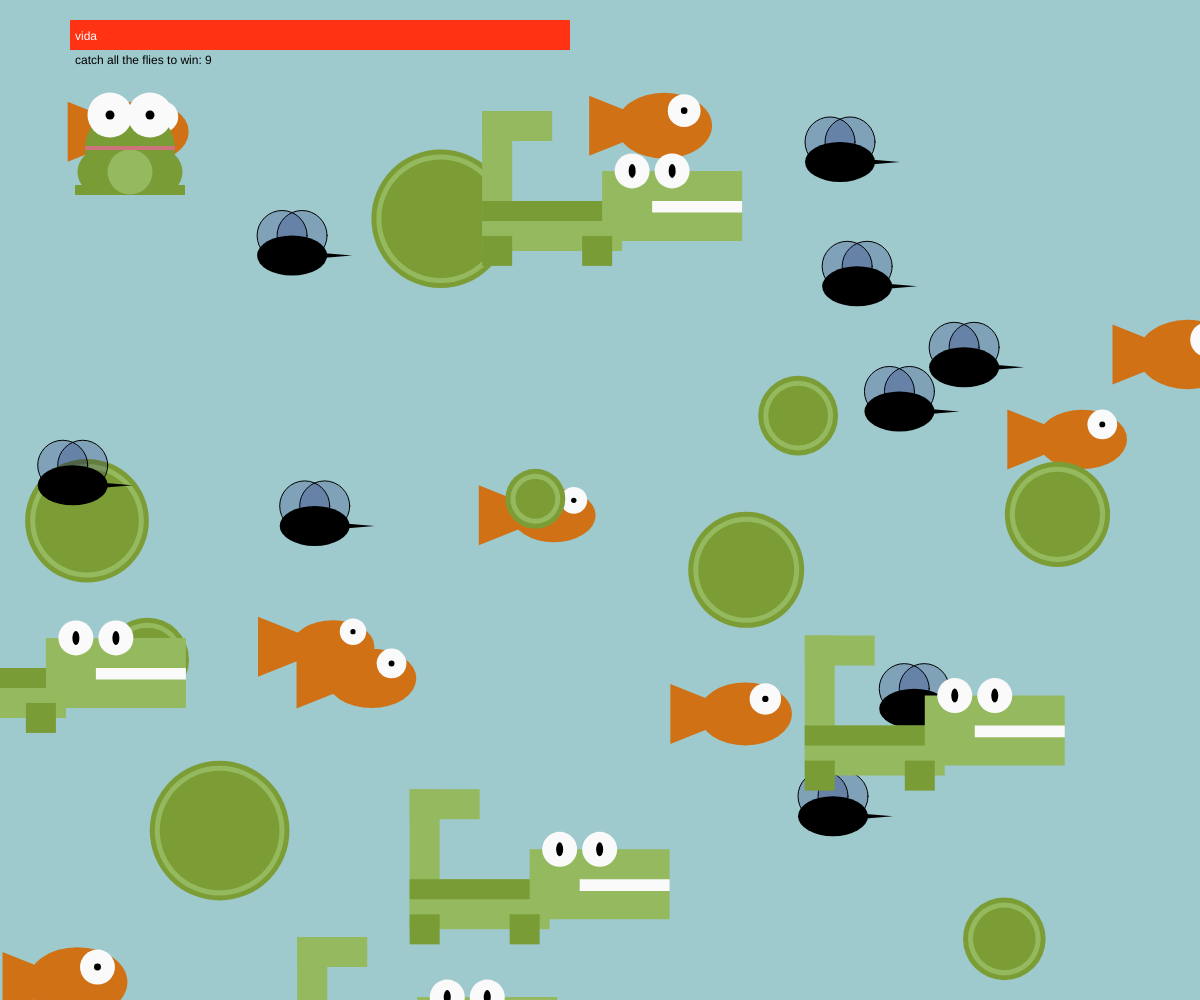
Frame 1 (no input)
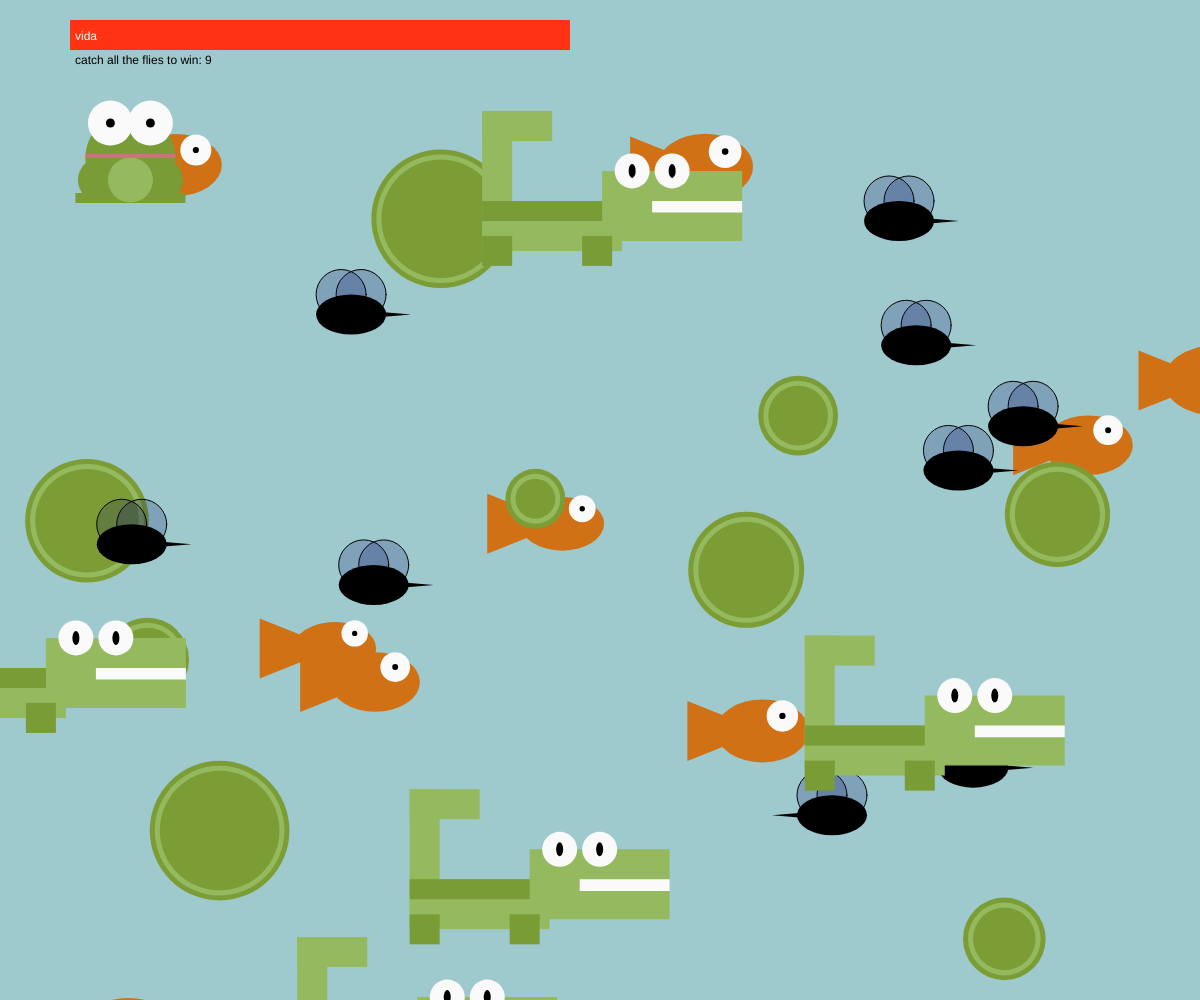
Frame 60 (no input)
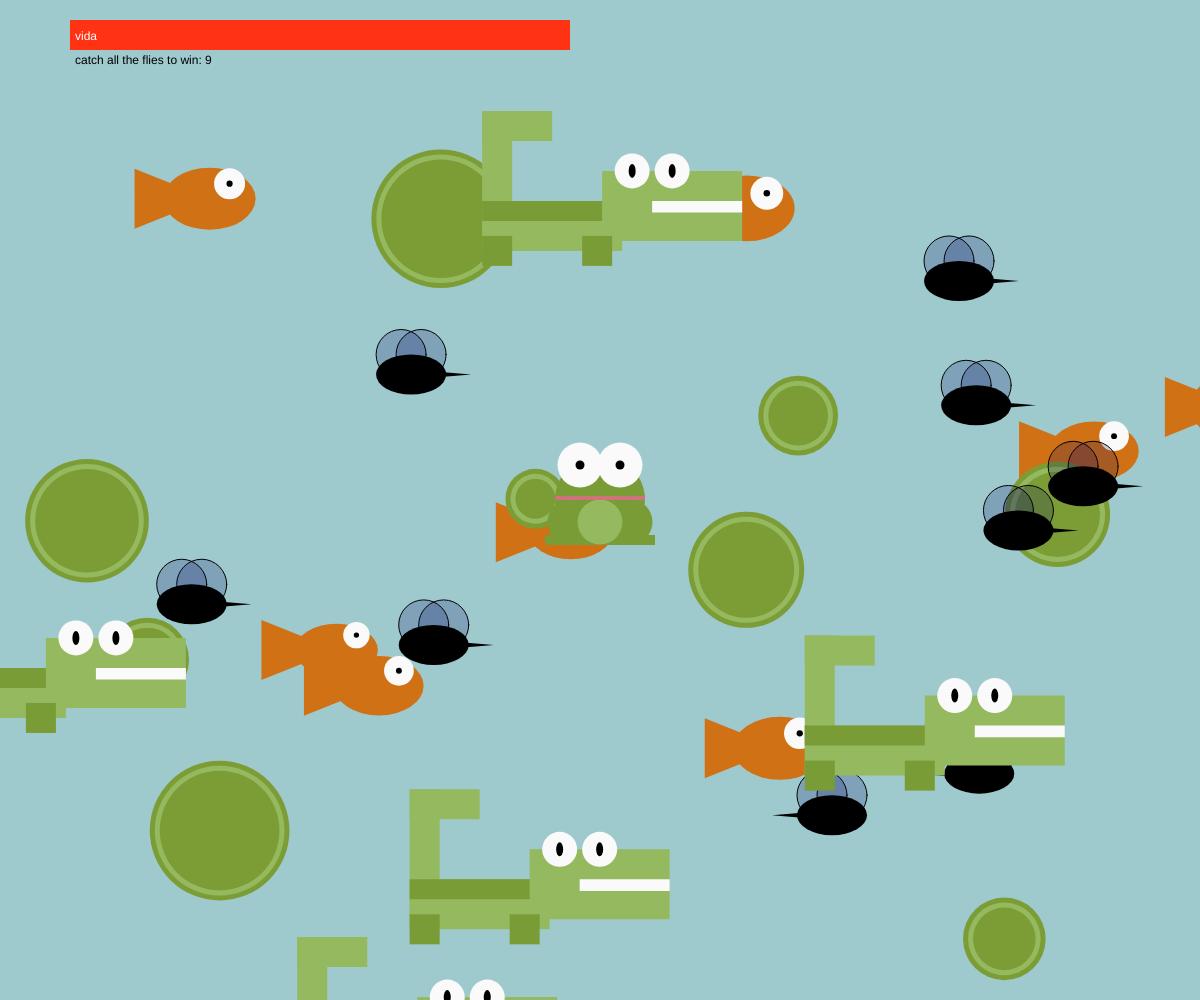
Frame 120 (the mouse pressed at the canvas centre since frame 60)

The p5.js sketch that drew these frames (run headless with seeded random() and noise() and a simulated clock; from frame 60 on, the mouse is pressed at the canvas centre):

// p5.js sketch
// ── sketch.js
//declaracion de variables
var depredador = [];
var insecto = [];
var planta = [];
var pez = [];
var rana;
var vida;
//setup del canvas
function setup() {
  createCanvas(windowWidth, windowHeight);
  background(158, 201, 205);
  //for para mosquitos 
  for (var c = 0; c < 9; c = c + 1) {
    insecto[c] = new mosquito();
  }
  // declaracion de la rana
  rana = new ranaVerde();
  // declaracion de la barra de vida
  vida = new barra();
  //for para plantas 
  for (var b = 0; b < 9; b = b + 1) {
    planta[b] = new plantaCorazon();
  }
  //for para peces 
  for (var v = 0; v < 9; v = v + 1) {
    pez[v] = new magikarp();
  }
  //for para peces lagarto
  for (var i = 0; i < 6; i = i + 1) {
    depredador[i] = new cocodrilo();
  }
}

function draw() {
  background(158, 201, 205);

  //acciones del pez
  for (var v = 0; v < 9; v = v + 1) {
    pez[v].dibujarse();
    pez[v].moverse();
  }
  //acciones de la planta
  for (var b = 0; b < 9; b = b + 1) {
    planta[b].dibujarse();
  }
  //acciones de la rana
  rana.dibujarse();
  rana.moverse();
  // acciones del insecto
  for (var c = 0; c < 9; c = c + 1) {
    insecto[c].dibujarse();
    insecto[c].moverse();
  }

  //acciones del depredador 
  for (var i = 0; i < 6; i = i + 1) {
    depredador[i].dibujarse();
  }
  //acciones barra de vida
  vida.dibujarse();
  // condicionales e interacciones

  if (mouseIsPressed == true) {
    rana.x = mouseX;
    rana.y = mouseY;
  }
}

//declaracion clase barra
function barra() {
  this.x=70;
  this.y=20;
  this.largo=500;
  this.presas=9;
  this.dibujarse = function() {
    // barra de vida
    fill(255, 50, 20);
    rect(this.x, this.y, this.largo, 30);
    fill(255);
    text('vida', 75, 40);
    fill(0);
   text('catch all the flies to win: '+ this.presas, 75, 64);
    if (this.presas<1) {
      fill(0);
      rect(0, 0, windowWidth, windowHeight);
      fill(0, 255, 0);
      text('you win', windowWidth/2, windowHeight/2, 100, 100);
      fill(0, 255, 0);
      text('refresh the page', windowWidth/2, ((windowHeight/2)+20), 100, 100);
    }
    if (this.largo<0) {
      fill(0);
      rect(0, 0, windowWidth, windowHeight);
      fill(255, 0, 0);
      text('game over', windowWidth/2, windowHeight/2, 100, 100);
      fill(255, 0, 0);
      text('refresh the page', windowWidth/2, ((windowHeight/2)+20), 100, 100);
    }
  }
}
// declaracion de la clase mosquito
function mosquito() {
  // acciones de la clase mosquito
  this.x = random(0, width);
  this.y = random(100, height);
  this.tamano = 50;
  this.vivo = 1;
  this.direccion=int(-1, 1);
  this.dibujarse = function() {
    if (this.vivo == 1) {
      stroke(1);
      fill(0, 0, 100, 50);
      ellipse((this.x + 10), (this.y - 20), this.tamano, this.tamano);
      ellipse((this.x - 10), (this.y - 20), this.tamano, this.tamano);
      noStroke();
      fill(0);
      ellipse(this.x, this.y, (this.tamano + 20), (this.tamano - 10));
      triangle((this.x), (this.y - 5* - this.direccion), (this.x + 60* - this.direccion), (this.y ), (this.x), (this.y + 5* - this.direccion));
      var ent = dist (this.x, this.y, rana.x, rana.y);
      if (ent<30) {
        this.vivo=0;
        vida.largo = vida.largo +20 ;
        vida.presas = vida.presas -1 ;
      }
    }
    this.morirse = function() {

      this.vivo=0;
    }
  }
  this.moverse = function() {
    if (this.x>800 && this.y>800) {
      this.direccion = (this.direccion * -1)
    }
    if (this.x<0 && this.y<0) {
      this.direccion = (this.direccion * -1)
    }
    this.x = this.x + (-1 * this.direccion);
    this.y = this.y + (-1 * this.direccion);
  }
}
// declaracion de la clase ranaVerde
function ranaVerde() {
  // acciones de la clase ranaVerde
  this.x = 130;
  this.y = 150;
  this.tamano = 90;
  this.vivo = 1;
  this.dibujarse = function() {
    if (this.vivo == 1) {
      noStroke();
      fill(121, 156, 54);
      ellipse(this.x, this.y, this.tamano, this.tamano);
      ellipse((this.x + 30), (this.y + 22), (this.tamano / 2), (this.tamano / 2));
      ellipse((this.x - 30), (this.y + 22), (this.tamano / 2), (this.tamano / 2));
      rect((this.x - 55), (this.y + 35), (this.tamano + 20), 10);
      fill(250);
      ellipse((this.x + 20), (this.y - 35), (this.tamano / 2), (this.tamano / 2));
      ellipse((this.x - 20), (this.y - 35), (this.tamano / 2), (this.tamano / 2));
      fill(149, 185, 95);
      ellipse(this.x, (this.y + 22), (this.tamano / 2), (this.tamano / 2));
      fill(0);
      ellipse((this.x + 20), (this.y - 35), (this.tamano / 10), (this.tamano / 10));
      ellipse((this.x - 20), (this.y - 35), (this.tamano / 10), (this.tamano / 10));
      fill(206, 115, 124);
      rect((this.x - 45), (this.y - 4), (this.tamano), 4);
    }
    this.morirse = function() {
      this.vivo = 0;
    }
  }

  this.moverse = function() {
    this.x = this.x + random(-1, 1);
    this.y = this.y + random(-1, 1);
  }
}
// declaracion de la clase plantaCorazon
function plantaCorazon() {
  // acciones de la clase  plantaCorazon
  this.x = random(0, width);
  this.y = random(100, height);
  this.tamano = random(50, 150);
  this.vivo = 1;
  this.dibujarse = function() {
    if (this.vivo == 1) {
      var dar = dist (this.x, this.y, rana.x, rana.y);
      if (dar<30 && this.tamano< 200) {
        this.tamano = this.tamano+1;
      }
      noStroke();
      fill(124, 157, 53);
      ellipse((this.x), (this.y), this.tamano, this.tamano);
      fill(149, 185, 95);
      ellipse((this.x), (this.y), (this.tamano - 10), (this.tamano - 10));
      fill(124, 157, 53);
      ellipse((this.x), (this.y), (this.tamano - 20), (this.tamano - 20));
    }
    this.morirse = function() {
      this.vivo = 0;
    }
  }

  this.moverse = function() {
    this.x = this.x + random(-1, 1);
    this.y = this.y + random(-1, 1);

    if (this.y < 100) {
      this.y = 100;
    }

    this.morirse = function() {
      this.vivo = 0;
    }
  }
}
// declaracion de la clase magikarp
function magikarp() {
  // acciones de la clase magikarp
  this.x = random(0, width);
  this.y = random(100, height);
  this.tamano = random(50, 70);
  this.vivo = 1;
  this.direccion=random(int(-1, 1));
  this.dibujarse = function() {
    if (this.vivo == 1) {
      var mar = dist (this.x, this.y, pez.x, pez.y);
      if (mar<30) {
        this.tamano = this.tamano+1;
      }

      noStroke();
      fill(208, 113, 21);
      ellipse((this.x), (this.y), (this.tamano + 30), this.tamano);
      triangle((this.x - 75), (this.y - 30), (this.x), (this.y), (this.x - 75), (this.y + 30));
      fill(250);
      ellipse((this.x + 20), (this.y - 15), (this.tamano / 2), (this.tamano / 2));
      fill(0);
      ellipse((this.x + 20), (this.y - 15), (this.tamano / 10), (this.tamano / 10));
    }
  }
  this.morirse = function() {
    this.vivo = 0;
  }
  this.moverse = function() {
    if (this.x>800 && this.y>800) {
      this.direccion = (this.direccion * -1)
    }
    if (this.x<0 && this.y<0) {
      this.direccion = (this.direccion * -1)
    }
    this.x = this.x + (-1 * this.direccion);
    this.y = this.y + (-1 * this.direccion);
  }
}
// declaracion de la clase cocodrilo
function cocodrilo() {
  // acciones de la clase cocodrilo
  this.x = random(0, width);
  this.y = random(100, height);
  this.tamano = 70;
  this.vivo = 1;
  this.dibujarse = function() {
    if (this.vivo == 1) {
      var tar = dist (this.x, this.y, pez.x, pez.y);
      if (tar<50) {
        pez.vivo = 0;
      }
      var cer=dist(this.x, this.y, rana.x, rana.y);
      if (cer<50) {
        vida.largo = vida.largo -10;
      }
      noStroke();
      fill(149, 185, 95);
      rect((this.x - 250), (this.y), (this.tamano * 2), (this.tamano));
      rect((this.x - 370), (this.y + 30), (this.tamano * 2), (this.tamano - 20));
      rect((this.x - 370), (this.y - 60), (30), (this.tamano * 2));
      rect((this.x - 370), (this.y - 60), (this.tamano), (this.tamano - 40));
      fill(121, 156, 54);
      rect((this.x - 370), (this.y + 65), (this.tamano - 40), (this.tamano - 40));
      rect((this.x - 270), (this.y + 65), (this.tamano - 40), (this.tamano - 40));
      rect((this.x - 370), (this.y + 30), (this.tamano + 50), (this.tamano - 50));
      fill(250);
      ellipse(((this.x + 20) - 200), (this.y), (this.tamano / 2), (this.tamano / 2));
      ellipse(((this.x - 20) - 200), (this.y), (this.tamano / 2), (this.tamano / 2));
      rect((this.x - 200), (this.y + 30), (this.tamano + 20), (this.tamano / 6));
      fill(0);
      ellipse(((this.x + 20) - 200), (this.y), (this.tamano / 10), (this.tamano / 5));
      ellipse(((this.x - 20) - 200), (this.y), (this.tamano / 10), (this.tamano / 5));
    }
  }

  this.moverse = function() {
    this.x = this.x + random(-1, 1);
    this.y = this.y + random(-1, 1);
    this.morirse = function() {
      this.vivo = 0;
    }
  }
}
